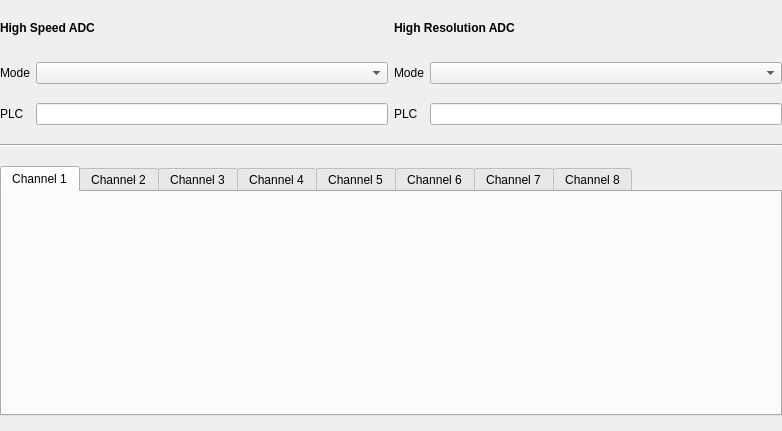
<?xml version="1.0" encoding="UTF-8"?>
<ui version="4.0">
 <class>keysight_e5270b_config</class>
 <widget class="QWidget" name="keysight_e5270b_config">
  <property name="geometry">
   <rect>
    <x>0</x>
    <y>0</y>
    <width>782</width>
    <height>431</height>
   </rect>
  </property>
  <property name="windowTitle">
   <string>Form</string>
  </property>
  <layout class="QGridLayout" name="gridLayout">
   <property name="leftMargin">
    <number>0</number>
   </property>
   <property name="topMargin">
    <number>0</number>
   </property>
   <property name="rightMargin">
    <number>0</number>
   </property>
   <property name="bottomMargin">
    <number>0</number>
   </property>
   <item row="1" column="2" colspan="2">
    <widget class="QLabel" name="label_10">
     <property name="maximumSize">
      <size>
       <width>16777215</width>
       <height>30</height>
      </size>
     </property>
     <property name="font">
      <font>
       <pointsize>9</pointsize>
       <weight>75</weight>
       <bold>true</bold>
      </font>
     </property>
     <property name="text">
      <string>High Resolution ADC</string>
     </property>
    </widget>
   </item>
   <item row="2" column="1">
    <widget class="QComboBox" name="comboBox_highSpeedMode"/>
   </item>
   <item row="3" column="1">
    <widget class="QLineEdit" name="lineEdit_highSpeedPLC"/>
   </item>
   <item row="2" column="0">
    <widget class="QLabel" name="label_speedMode">
     <property name="text">
      <string>Mode</string>
     </property>
    </widget>
   </item>
   <item row="3" column="3">
    <widget class="QLineEdit" name="lineEdit_highResPLC"/>
   </item>
   <item row="3" column="0">
    <widget class="QLabel" name="label_speedPLC">
     <property name="text">
      <string>PLC</string>
     </property>
    </widget>
   </item>
   <item row="2" column="2">
    <widget class="QLabel" name="label_resMode">
     <property name="text">
      <string>Mode</string>
     </property>
    </widget>
   </item>
   <item row="3" column="2">
    <widget class="QLabel" name="label_resPLC">
     <property name="text">
      <string>PLC</string>
     </property>
    </widget>
   </item>
   <item row="2" column="3">
    <widget class="QComboBox" name="comboBox_highResMode"/>
   </item>
   <item row="1" column="0" colspan="2">
    <widget class="QLabel" name="label_9">
     <property name="maximumSize">
      <size>
       <width>16777215</width>
       <height>30</height>
      </size>
     </property>
     <property name="font">
      <font>
       <pointsize>9</pointsize>
       <weight>75</weight>
       <bold>true</bold>
      </font>
     </property>
     <property name="text">
      <string>High Speed ADC</string>
     </property>
    </widget>
   </item>
   <item row="4" column="0" colspan="4">
    <widget class="Line" name="line_2">
     <property name="orientation">
      <enum>Qt::Horizontal</enum>
     </property>
    </widget>
   </item>
   <item row="5" column="0" colspan="4">
    <widget class="QTabWidget" name="tabWidget">
     <property name="maximumSize">
      <size>
       <width>16777215</width>
       <height>250</height>
      </size>
     </property>
     <property name="currentIndex">
      <number>0</number>
     </property>
     <widget class="QWidget" name="channel1">
      <attribute name="title">
       <string>Channel 1</string>
      </attribute>
      <layout class="QGridLayout" name="gridLayout_2"/>
     </widget>
     <widget class="QWidget" name="channel2">
      <attribute name="title">
       <string>Channel 2</string>
      </attribute>
      <layout class="QGridLayout" name="gridLayout_3"/>
     </widget>
     <widget class="QWidget" name="channel3">
      <attribute name="title">
       <string>Channel 3</string>
      </attribute>
      <layout class="QGridLayout" name="gridLayout_4"/>
     </widget>
     <widget class="QWidget" name="channel4">
      <attribute name="title">
       <string>Channel 4</string>
      </attribute>
      <layout class="QGridLayout" name="gridLayout_5"/>
     </widget>
     <widget class="QWidget" name="channel5">
      <attribute name="title">
       <string>Channel 5</string>
      </attribute>
      <layout class="QGridLayout" name="gridLayout_6"/>
     </widget>
     <widget class="QWidget" name="channel6">
      <attribute name="title">
       <string>Channel 6</string>
      </attribute>
      <layout class="QGridLayout" name="gridLayout_7"/>
     </widget>
     <widget class="QWidget" name="channel7">
      <attribute name="title">
       <string>Channel 7</string>
      </attribute>
      <layout class="QGridLayout" name="gridLayout_8"/>
     </widget>
     <widget class="QWidget" name="channel8">
      <attribute name="title">
       <string>Channel 8</string>
      </attribute>
      <layout class="QGridLayout" name="gridLayout_9"/>
     </widget>
    </widget>
   </item>
  </layout>
 </widget>
 <tabstops>
  <tabstop>comboBox_highSpeedMode</tabstop>
  <tabstop>lineEdit_highSpeedPLC</tabstop>
  <tabstop>comboBox_highResMode</tabstop>
  <tabstop>lineEdit_highResPLC</tabstop>
 </tabstops>
 <resources/>
 <connections/>
</ui>
